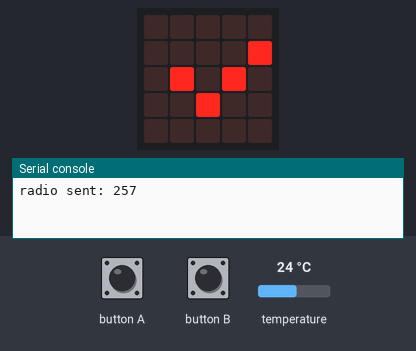
Bench run of a program on a simulated BBC micro:bit (MakeCode). Shown: the board's 5×5 LED display, the last lines printed to the serial console. The inputs (shaded band) are chosen by the test bench; at power-on: temperature 24 °C. No radio messages arrive unless stated (any console line starting 'radio sent:' is added by the test bench).

Above: at 1.2 s.
1.3 s: temperature set to 12 °C
At 11.1 s:
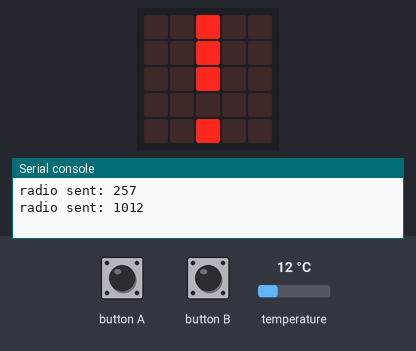
11.5 s: temperature set to 28 °C
At 21.1 s:
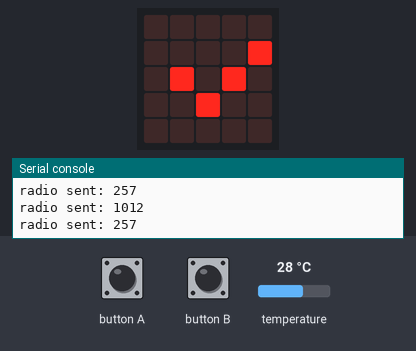
21.5 s: temperature set to 19 °C
At 31.1 s:
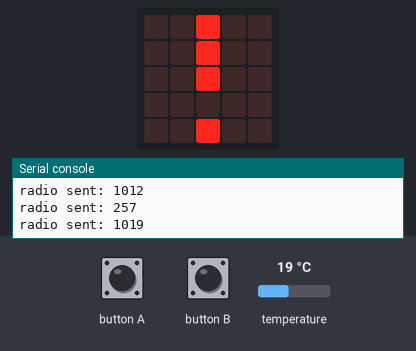
Timing chart, 0 to 32.6 s (numbered marks = the images above; inputs shaded):
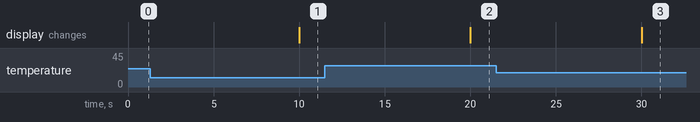

Measured:
- after the input at 1.3 s, the display: changes after 8.7 s (image 1)
- after the input at 11.5 s, the display: changes after 8.5 s (image 2)
- after the input at 21.5 s, the display: changes after 8.5 s (image 3)

The program:

main.ts
```typescript
input.onButtonPressed(Button.A, function () {
    radio.sendNumber(input.temperature() + 1000)
})
input.onButtonPressed(Button.B, function () {
    radio.sendNumber(256)
})
radio.setGroup(1)
loops.everyInterval(10000, function () {
    if (input.temperature() <= 20) {
        radio.sendNumber(input.temperature() + 1000)
        basic.showLeds(`
            . . # . .
            . . # . .
            . . # . .
            . . . . .
            . . # . .
            `)
    } else {
        radio.sendNumber(257)
        basic.showLeds(`
            . . . . .
            . . . . #
            . # . # .
            . . # . .
            . . . . .
            `)
    }
})
```

test.ts
```typescript
// sem patria testy; keď sa tento balík použije ako rozšírenie, nebudú sa kompilovať.
```
